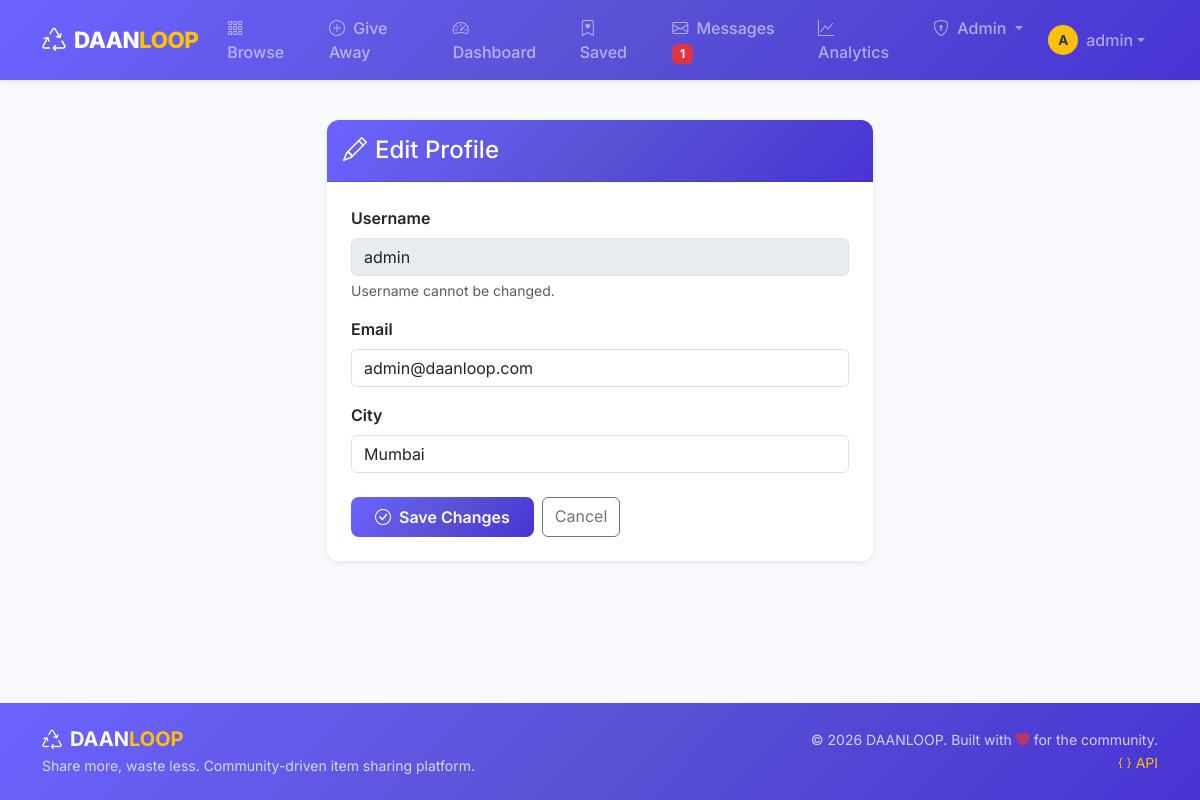
/profile/edit (signed in), run on the app's committed database.
### tables this page shows
CREATE TABLE users (
            id INTEGER PRIMARY KEY AUTOINCREMENT,
            username TEXT UNIQUE NOT NULL,
            email TEXT UNIQUE NOT NULL,
            password_hash TEXT NOT NULL,
            role TEXT DEFAULT 'user' CHECK(role IN ('user', 'admin')),
            city TEXT DEFAULT '',
            avatar TEXT DEFAULT '',
            created_at TIMESTAMP DEFAULT CURRENT_TIMESTAMP
        );

### sprint1/auth.py (the view, shortened to what this page needs)
@auth_bp.route('/profile/edit', methods=['GET', 'POST'])
@login_required
def edit_profile():
    user = get_user_by_id(session['user_id'])
    return render_template('sprint1/edit_profile.html', user=user)

### database.py (called while the page is built)
def get_db():
    db = sqlite3.connect(Config.DATABASE)
    db.row_factory = sqlite3.Row
    db.execute("PRAGMA foreign_keys = ON")
    return db

### models/message_model.py (called while the page is built)
def count_unread(user_id):
    db = get_db()
    result = db.execute(
        "SELECT COUNT(*) as cnt FROM messages WHERE receiver_id = ? AND is_read = 0",
        (user_id,)
    ).fetchone()
    close_db(db)
    return result['cnt']

### models/user_model.py (called while the page is built)
def get_user_by_id(user_id):
    db = get_db()
    user = db.execute('SELECT * FROM users WHERE id = ?', (user_id,)).fetchone()
    close_db(db)
    return user

### utils/security.py (called while the page is built)
def login_required(f):
    @wraps(f)
    def decorated_function(*args, **kwargs):
        if 'user_id' not in session:
            flash('Please login to access this page.', 'warning')
            return redirect(url_for('sprint1_auth.login'))
        return f(*args, **kwargs)
    return decorated_function

### templates/sprint1/edit_profile.html (shortened to what this page needs)
{% extends "base.html" %}
{% block content %}
<div class="row justify-content-center">
    <div class="col-lg-6">
        <div class="card shadow-sm">
            <div class="card-header bg-gradient-primary text-white py-3">
                <h4 class="mb-0"><i class="bi bi-pencil me-2"></i>Edit Profile</h4>
            </div>
            <div class="card-body p-4">
                <form method="POST" action="{{ url_for('sprint1_auth.edit_profile') }}">
                    <div class="mb-3">
                        <label class="form-label fw-semibold">Username</label>
                        <input type="text" class="form-control" value="{{ user.username }}" disabled>
                        <div class="form-text">Username cannot be changed.</div>
                    </div>
                    <div class="mb-3">
                        <label for="email" class="form-label fw-semibold">Email</label>
                        <input type="email" class="form-control" id="email" name="email" value="{{ user.email }}" required>
                    </div>
                    <div class="mb-4">
                        <label for="city" class="form-label fw-semibold">City</label>
                        <input type="text" class="form-control" id="city" name="city" value="{{ user.city }}" placeholder="Enter your city">
                    </div>
                    <div class="d-flex gap-2">
                        <button type="submit" class="btn btn-primary">
                            <i class="bi bi-check-circle me-1"></i> Save Changes
                        </button>
                        <a href="{{ url_for('sprint1_auth.profile') }}" class="btn btn-outline-secondary">Cancel</a>
                    </div>
                </form>
            </div>
        </div>
    </div>
</div>
{% endblock %}

### static/css/style.css (style rules this page uses)
:root { --primary: #6C63FF; --primary-dark: #5A52D5; --secondary: #FF6B6B; --accent: #FFC107; --success: #2ECC71; --dark: #2D3436; --light-bg: #F8F9FD; --card-shadow: 0 4px 15px rgba(108, 99, 255, 0.1); --card-hover-shadow: 0 8px 25px rgba(108, 99, 255, 0.2); --gradient-primary: linear-gradient(135deg, #6C63FF 0%, #5A52D5 50%, #4834D4 100%); --gradient-hero: linear-gradient(135deg, #6C63FF 0%, #A855F7 50%, #EC4899 100%); --gradient-warm: linear-gradient(135deg, #FF6B6B 0%, #FF8E53 100%); --gradient-cool: linear-gradient(135deg, #667EEA 0%, #764BA2 100%); --border-radius: 12px; }
body { font-family: 'Inter', -apple-system, BlinkMacSystemFont, sans-serif; background-color: var(--light-bg); color: var(--dark); min-height: 100vh; display: flex; flex-direction: column; }
.bg-gradient-primary { background: var(--gradient-primary) !important; }
.card { border: none; border-radius: var(--border-radius); box-shadow: var(--card-shadow); transition: all 0.3s ease; overflow: hidden; }
.btn-primary { background: var(--gradient-primary); border: none; font-weight: 600; padding: 0.5rem 1.5rem; border-radius: 8px; transition: all 0.3s ease; }

### data on the page
users: username "admin", email "admin@daanloop.com", city "Mumbai"

### other printed values
{{ unread_count }} "1"
{{ session.username[0]|upper }} "A"
{{ session.username }} "admin"
